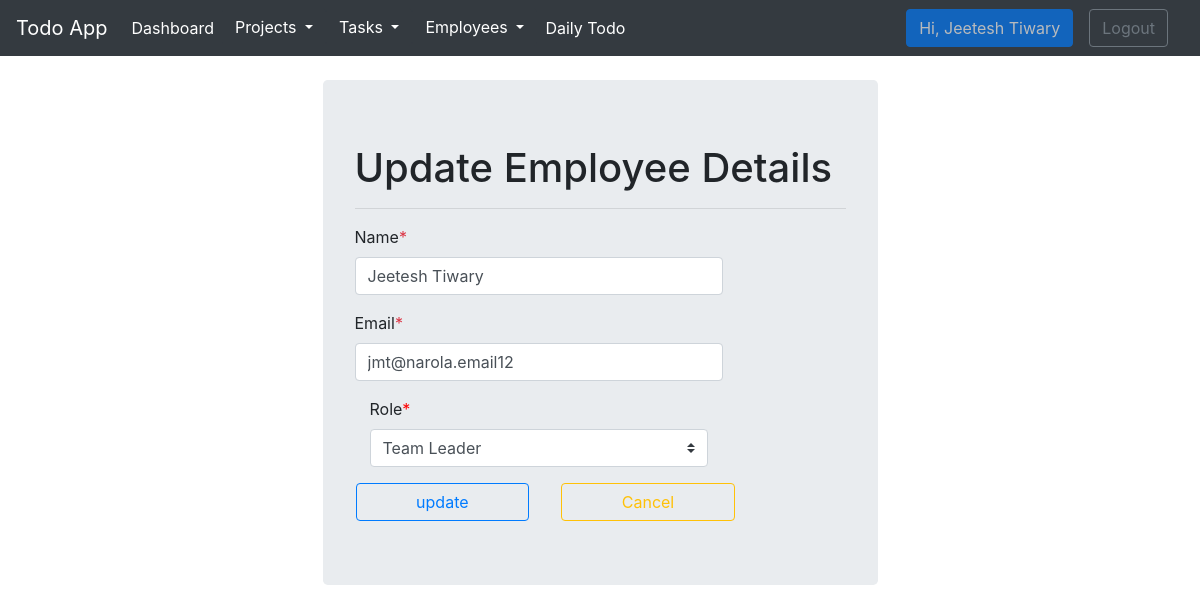
The app's page /index.php?page=update_employee&id=2 (signed in) with its own data.
### tables this page shows
CREATE TABLE IF NOT EXISTS `employees` (
  `id` int NOT NULL AUTO_INCREMENT,
  `name` varchar(60) NOT NULL,
  `email` varchar(70) NOT NULL,
  `password` varchar(191) NOT NULL,
  `role` tinyint NOT NULL DEFAULT '4' COMMENT '1-admin,2-Project Manager,3-Team Leader,4-Developer',
  `created_at` timestamp NOT NULL DEFAULT CURRENT_TIMESTAMP,
  `updated_at` timestamp NOT NULL DEFAULT CURRENT_TIMESTAMP,
  `deleted_at` timestamp NULL DEFAULT NULL,
  PRIMARY KEY (`id`),
  KEY `role` (`role`)
);

CREATE TABLE IF NOT EXISTS `roles` (
  `id` tinyint NOT NULL AUTO_INCREMENT,
  `name` varchar(60) NOT NULL,
  `created_at` timestamp NOT NULL DEFAULT CURRENT_TIMESTAMP,
  `updated_at` timestamp NOT NULL DEFAULT CURRENT_TIMESTAMP,
  `deleted_at` timestamp NULL DEFAULT NULL,
  PRIMARY KEY (`id`)
);

### include/Model.php (called while the page is built, shortened)
<?php
require_once $_SERVER['DOCUMENT_ROOT'] . '/todo-app/include/config.php';
class Model
{
    private $connection;
    function __construct()
    {
        $conn = new Connection;
        $this->connection = $conn->getConnection();
    }
    function get_records($tableName, $columns, $where = null)
    {
        $response = [];
        $sql = "SELECT $columns FROM $tableName";
        if ($where) {
            $sql .= " WHERE $where";
        }
        try {
            $result = $this->connection->query($sql);
            if ($result) {
                while ($row = $result->fetch_assoc()) {
                    $response[] = $row;
                }
            }
        } catch (\Throwable $th) {
            $response = [];
        }
        return $response;
    }
    function fetch_record($sql)
    {
        $response = null;
        try {
            $result = $this->connection->query($sql);
            while ($row = $result->fetch_assoc()) {
                $response[] = $row;
            }
            return $response;
        } catch (Exception $th) {
            die($th->getMessage());
        }
    }
}
?>

### include/config.php (called while the page is built, shortened)
<?php
class Connection
{
    private $connection = null;
    function __construct()
    {
        try {
            $this->connection = new mysqli('localhost', 'root', '', 'todo-app');
        } catch (\Throwable $th) {
            $th->getMessage();
        }
    }
    public function getConnection()
    {
        return $this->connection;
    }
}
?>

### employee/update_employee.php (the view, shortened to what this page needs)
<?php
$employeeObj = new Employee();
$id = $_GET['id'];
$empRecord = $employeeObj->get_records('employees', 'id, name, email, role', "id = $id");
$empRoles = $employeeObj->fetch_record("SELECT id,name FROM roles");
$name = $empRecord[0]['name'];
$email = $empRecord[0]['email'];
$role = $empRecord[0]['role'];
?>
<div class="container mt-4">
    <div class="d-flex justify-content-center align-items-center">
        <div class="jumbotron w-50 ">
            <h1>Update Employee Details</h1>
            <hr>
            <form action="" method="post">
                <div class="form-group">
                    <label for="Name">Name<span class="text-danger">*</span></label>
                    <input class="form-control col-sm-9" type="text" name="name" value="<?php echo $name; ?>">
                </div>
                <div class="form-group">
                    <label for="Email">Email<span class="text-danger">*</span></label>
                    <input id="" class="form-control col-sm-9" type="email" name="email" value="<?php echo $email; ?>">
                </div>
                <div class="form-group col-md-9">
                    <label for="Role">Role<span style="color:red;">*</span></label>
                    <select class="custom-select form-control" id="role" name="role" required>
                        <?php
                        foreach ($empRoles as $empRole) { ?>
                            <option value="<?php echo $empRole['id']; ?>" <?php if ($role == $empRole['id']) {
                                  echo "selected";
                              } ?>> <?php echo $empRole['name']; ?> </option>
                        <?php }
                        ?>
                    </select>
                </div>
                <div class="row">
                    <input type="Submit" name="submit" value="update" class="btn btn-outline-primary col-md-4 mx-3">
                    <a href="index.php?page=display_employee" class="btn btn-outline-warning col-md-4 mx-3">Cancel</a>
                </div>
            </form>
        </div>
    </div>

### records on screen
employees: name "Jeetesh Tiwary", email "jmt@narola.email12", role "Team Leader"

### other values on screen
$_SESSION['employee']['name'] "Jeetesh Tiwary"
